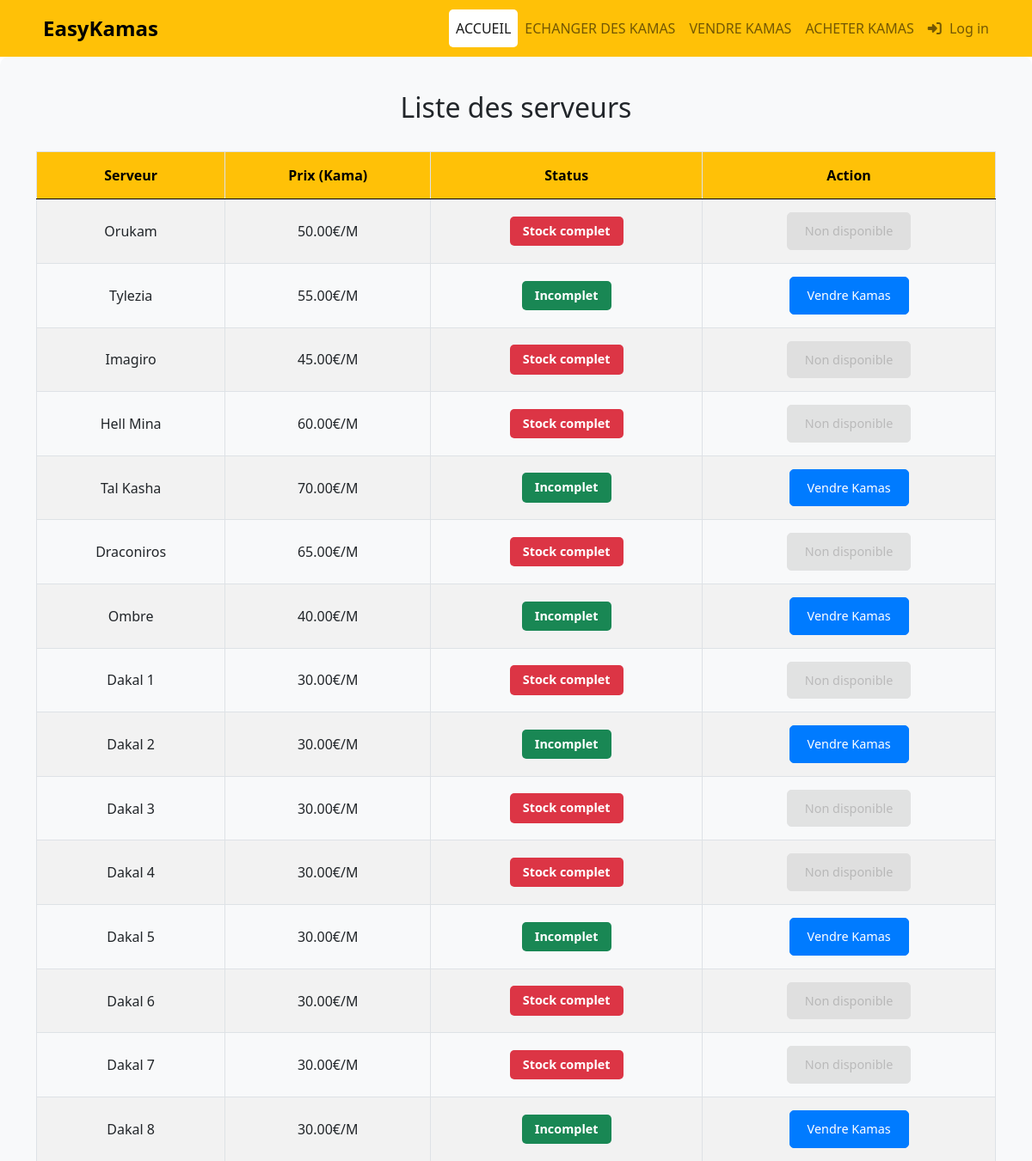
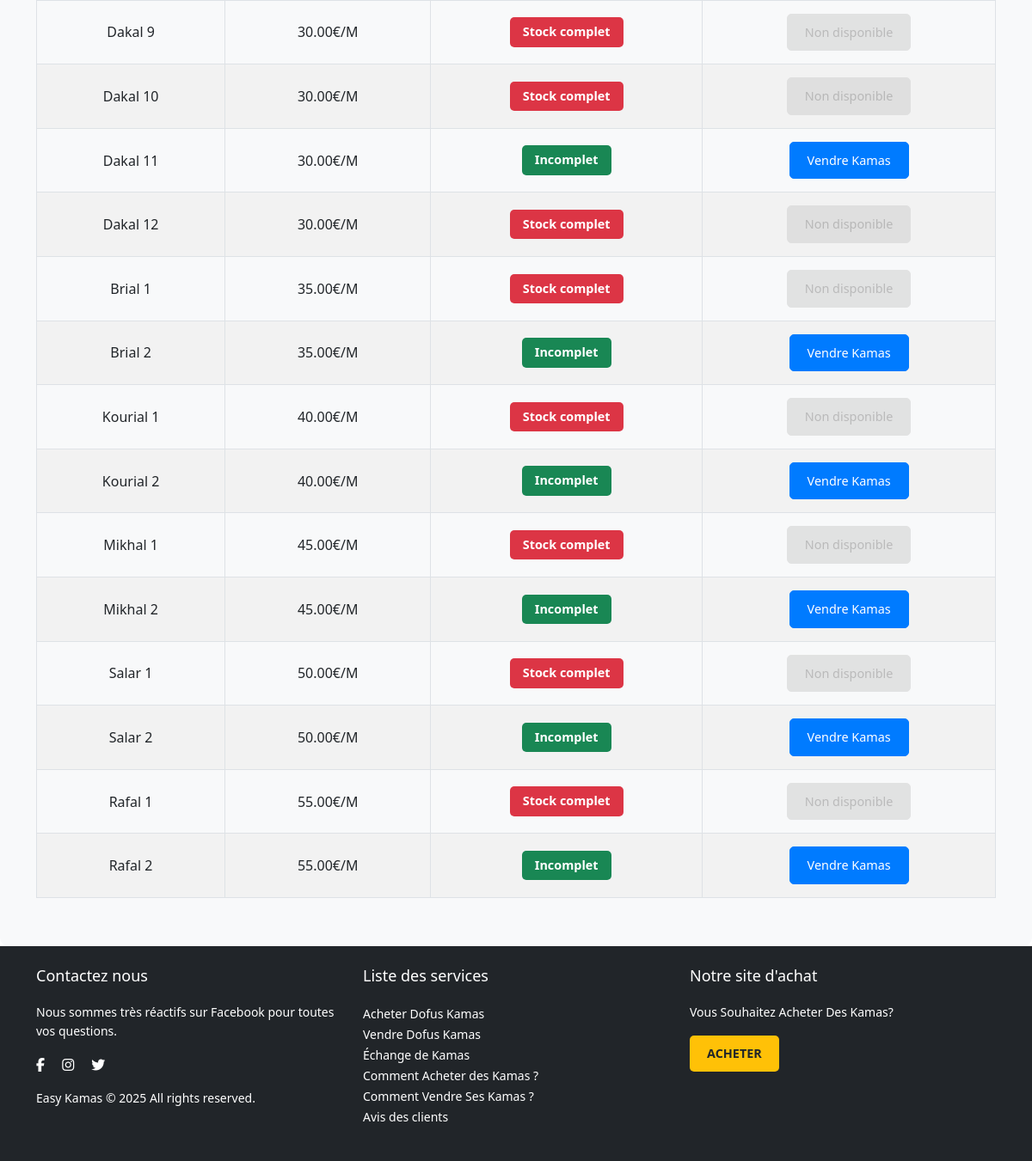
The page /vente-kamas.php on the database its author committed (2 pictures, top to bottom).
### tables this page shows
CREATE TABLE `servers` (
  `id` int(11) NOT NULL,
  `server_name` varchar(255) NOT NULL,
  `price` decimal(10,2) NOT NULL,
  `status` enum('Incomplet','Stock complet') NOT NULL
);

### vente-kamas.php (the view, shortened to what this page needs)
<?php
require_once 'config/database.php';
try {
    $stmt = $pdo->query("SELECT server_name, price, status FROM servers");
    $servers = $stmt->fetchAll();
} catch (PDOException $e) {
    echo 'Error fetching servers: ' . $e->getMessage();
}
?>
<!DOCTYPE html>
<html lang="en">
<head>
    <link rel="stylesheet" href="assets/css/bootstrap.css">
    <link rel="stylesheet" href="assets/css/styles.css">
</head>
<body>
    <?php include_once 'includes/navbar.php' ?>
    <main>
        <section>
        <div class="container">
            <h2 class="text-center">Liste des serveurs</h2>
            <br/>
            <table class="table table-striped">
                <thead>
                    <tr>
                        <th>Serveur</th>
                        <th>Prix (Kama)</th>
                        <th>Status</th>
                        <th>Action</th>
                    </tr>
                </thead>
                <tbody>
                    <?php if (!empty($servers)): ?>
                        <?php foreach ($servers as $server): ?>
                            <tr>
                                <td><?= htmlspecialchars($server['server_name']); ?></td>
                                <td><?= htmlspecialchars($server['price']); ?>€/M</td>
                                <td>
                                    <span class="badge
                                        <?= $server['status'] == 'Incomplet' ? 'bg-success' : 'bg-danger'; ?>">
                                        <?= htmlspecialchars($server['status']); ?>
                                    </span>
                                </td>
                                <td>
                                    <?php if ($server['status'] == 'Incomplet'): ?>
                                        <a href="vip.php" class="btn btn-primary">Vendre Kamas</a>
                                    <?php else: ?>
                                        <button class="btn btn-secondary" disabled>Non disponible</button>
                                    <?php endif; ?>
                                </td>
                            </tr>
                        <?php endforeach; ?>
                    <?php else: ?>
                        <tr>
                            <td colspan="4" class="text-center">Aucun serveur disponible.</td>
                        </tr>
                    <?php endif; ?>
                </tbody>
            </table>
        </div>
        </section>
    </main>
    <?php include_once 'includes/footer.php'; ?>
</body>
</html>

### assets/css/styles.css (style rules this page uses)
section { padding: 40px 20px; background-color: #f8f9fa; border-radius: 10px; }
.table { width: 100%; margin-bottom: 1rem; color: #212529; border-collapse: collapse; }
.table th, .table td { padding: 15px; text-align: center; vertical-align: middle; border: 1px solid #dee2e6; }
.table thead th { background-color: #ffc107; color: #000; font-weight: bold; }
.table tbody tr:nth-child(even) { background-color: #f8f9fa; }
.table tbody tr:nth-child(odd) { background-color: #ffffff; }
.badge { padding: 10px 15px; font-size: 0.9rem; border-radius: 5px; }
.badge.bg-success { background-color: #28a745; }
.badge.bg-danger { background-color: #dc3545; }
.btn { padding: 10px 20px; font-size: 0.9rem; border-radius: 5px; }
.btn-primary { background-color: #007bff; border-color: #007bff; color: #fff; }
.btn-secondary { background-color: #6c757d; border-color: #6c757d; color: #fff; }
.btn-secondary:disabled { background-color: #d6d6d6; border-color: #d6d6d6; color: #999; }

### rows shown on the page
servers: server_name "Orukam", price "50.00", status "Stock complet", shows "Non disponible"
servers: server_name "Tylezia", price "55.00", status "Incomplet", shows "Vendre Kamas"
servers: server_name "Imagiro", price "45.00", status "Stock complet", shows "Non disponible"
servers: server_name "Hell Mina", price "60.00", status "Stock complet", shows "Non disponible"
servers: server_name "Tal Kasha", price "70.00", status "Incomplet", shows "Vendre Kamas"
servers: server_name "Draconiros", price "65.00", status "Stock complet", shows "Non disponible"
servers: server_name "Ombre", price "40.00", status "Incomplet", shows "Vendre Kamas"
servers: server_name "Dakal 1", price "30.00", status "Stock complet", shows "Non disponible"
servers: server_name "Dakal 2", price "30.00", status "Incomplet", shows "Vendre Kamas"
servers: server_name "Dakal 3", price "30.00", status "Stock complet", shows "Non disponible"
servers: server_name "Dakal 4", price "30.00", status "Stock complet", shows "Non disponible"
servers: server_name "Dakal 5", price "30.00", status "Incomplet", shows "Vendre Kamas"
servers: server_name "Dakal 6", price "30.00", status "Stock complet", shows "Non disponible"
servers: server_name "Dakal 7", price "30.00", status "Stock complet", shows "Non disponible"
servers: server_name "Dakal 8", price "30.00", status "Incomplet", shows "Vendre Kamas"
servers: server_name "Dakal 9", price "30.00", status "Stock complet", shows "Non disponible"
servers: server_name "Dakal 10", price "30.00", status "Stock complet", shows "Non disponible"
servers: server_name "Dakal 11", price "30.00", status "Incomplet", shows "Vendre Kamas"
servers: server_name "Dakal 12", price "30.00", status "Stock complet", shows "Non disponible"
servers: server_name "Brial 1", price "35.00", status "Stock complet", shows "Non disponible"
servers: server_name "Brial 2", price "35.00", status "Incomplet", shows "Vendre Kamas"
servers: server_name "Kourial 1", price "40.00", status "Stock complet", shows "Non disponible"
servers: server_name "Kourial 2", price "40.00", status "Incomplet", shows "Vendre Kamas"
servers: server_name "Mikhal 1", price "45.00", status "Stock complet", shows "Non disponible"
servers: server_name "Mikhal 2", price "45.00", status "Incomplet", shows "Vendre Kamas"
servers: server_name "Salar 1", price "50.00", status "Stock complet", shows "Non disponible"
servers: server_name "Salar 2", price "50.00", status "Incomplet", shows "Vendre Kamas"
servers: server_name "Rafal 1", price "55.00", status "Stock complet", shows "Non disponible"
servers: server_name "Rafal 2", price "55.00", status "Incomplet", shows "Vendre Kamas"
